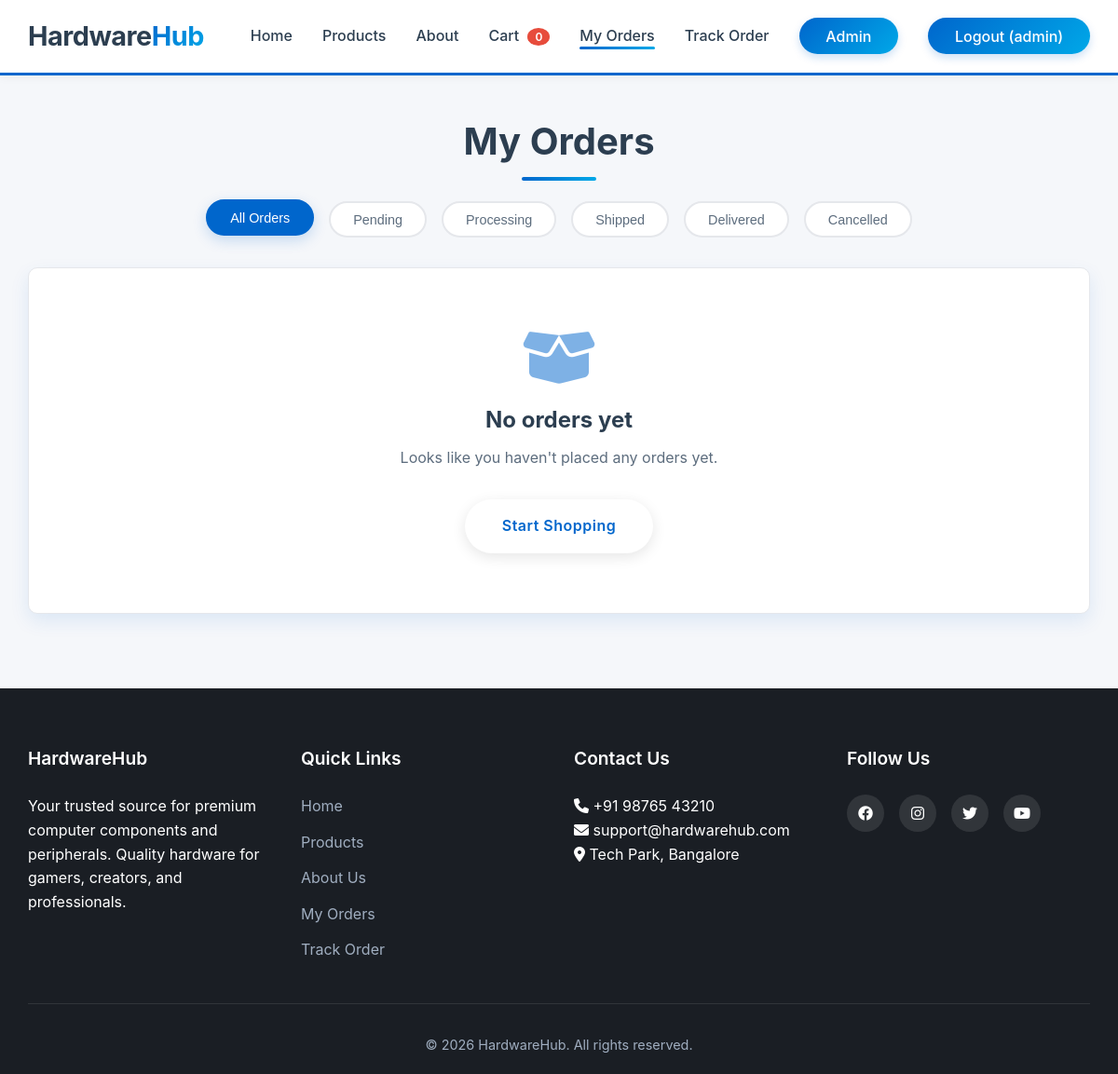
/orders (signed in), run on an earlier commit of the app's database.
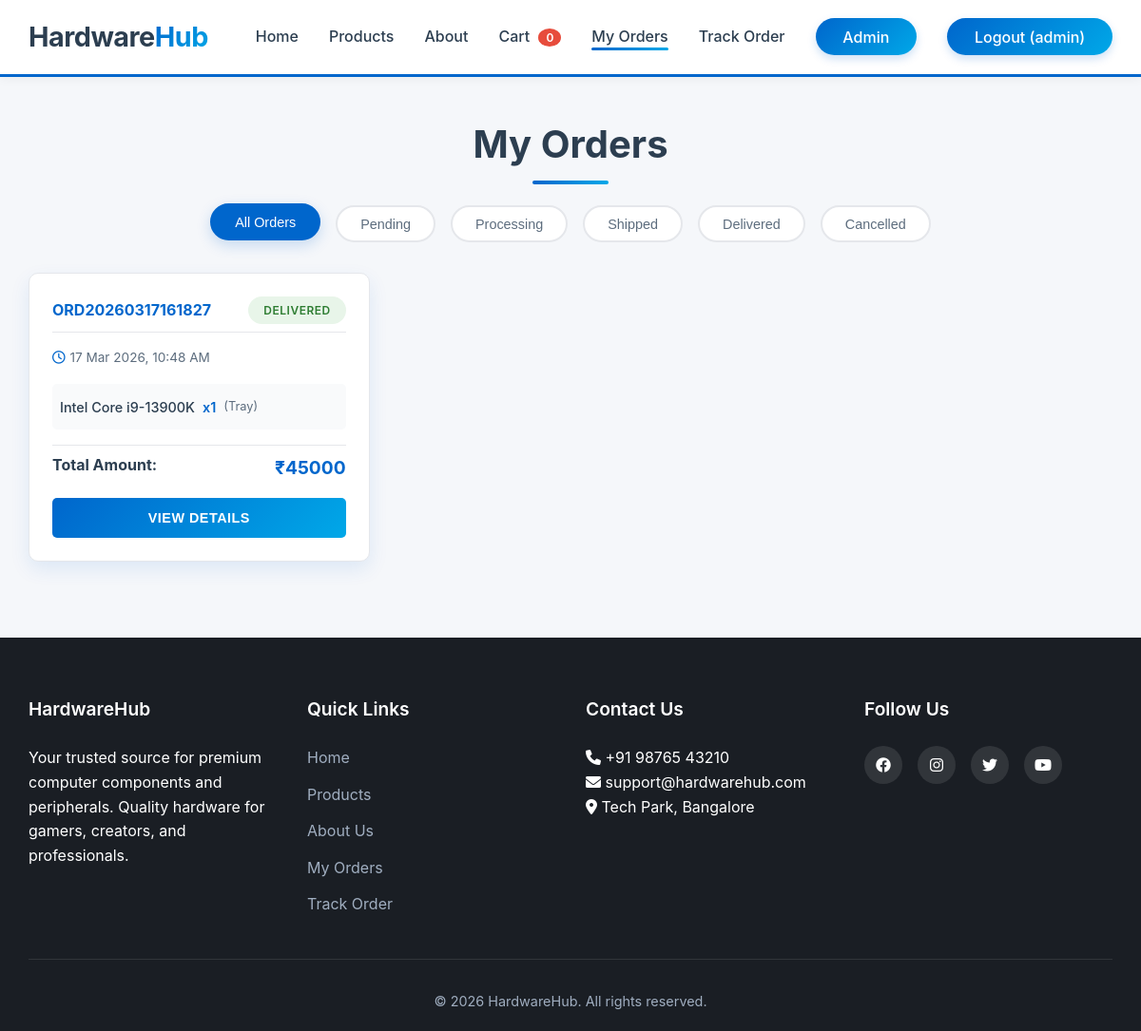
And on a later commit of the database.
### app.py (models this page shows)
class Order(db.Model):
    id = db.Column(db.Integer, primary_key=True)
    order_number = db.Column(db.String(20), unique=True, nullable=False)
    user_id = db.Column(db.Integer, db.ForeignKey('user.id'), nullable=False)
    full_name = db.Column(db.String(100), nullable=False)
    phone = db.Column(db.String(15), nullable=False)
    address = db.Column(db.Text, nullable=False)
    payment_method = db.Column(db.String(50), nullable=False)
    subtotal = db.Column(db.Integer, nullable=False)
    delivery_fee = db.Column(db.Integer, default=0)  # Free shipping over ₹5000
    total = db.Column(db.Integer, nullable=False)
    status = db.Column(db.String(20), default='pending')  # pending, processing, shipped, delivered, cancelled
    tracking_number = db.Column(db.String(50))
    created_at = db.Column(db.DateTime, default=datetime.utcnow)
    items = db.relationship('OrderItem', backref='order', cascade='all, delete-orphan')

class OrderItem(db.Model):
    id = db.Column(db.Integer, primary_key=True)
    order_id = db.Column(db.Integer, db.ForeignKey('order.id'), nullable=False)
    product_name = db.Column(db.String(100), nullable=False)
    variant_name = db.Column(db.String(50))
    price = db.Column(db.Integer, nullable=False)
    quantity = db.Column(db.Integer, nullable=False)

### app.py (the view)
@app.route('/orders')
@login_required
def orders():
    user_orders = Order.query.filter_by(user_id=current_user.id).order_by(Order.created_at.desc()).all()
    return render_template('orders.html', orders=user_orders)

### app.py (called while the page is built)
@login_manager.user_loader
def load_user(user_id):
    return User.query.get(int(user_id))

### templates/orders.html (shortened to what this page needs)
{% extends "base.html" %}
{% block content %}
<section class="orders-section">
    <div class="container">
        <h1 class="page-title">My Orders</h1>
        <div class="orders-filter">
            <button class="filter-btn active" data-filter="all">All Orders</button>
            <button class="filter-btn" data-filter="pending">Pending</button>
            <button class="filter-btn" data-filter="processing">Processing</button>
            <button class="filter-btn" data-filter="shipped">Shipped</button>
            <button class="filter-btn" data-filter="delivered">Delivered</button>
            <button class="filter-btn" data-filter="cancelled">Cancelled</button>
        </div>
        <div class="orders-list" id="ordersList">
            {% if orders %}
                {% for order in orders %}
                <div class="order-card" onclick="viewOrderDetails('{{ order.order_number }}')">
                    <div class="order-header">
                        <span class="order-id">{{ order.order_number }}</span>
                        <span class="order-status status-{{ order.status }}">{{ order.status|upper }}</span>
                    </div>
                    <div class="order-date">{{ order.created_at.strftime('%d %b %Y, %I:%M %p') }}</div>
                    <div class="order-items-preview">
                        {% for item in order.items[:3] %}
                        <div class="preview-item">
                            <span class="item-name">{{ item.product_name }}</span>
                            <span class="item-qty">x{{ item.quantity }}</span>
                            {% if item.variant_name %}
                            <span class="item-variant">({{ item.variant_name }})</span>
                            {% endif %}
                        </div>
                        {% endfor %}
                    </div>
                    <div class="order-total">
                        <span>Total Amount:</span>
                        <span>₹{{ order.total }}</span>
                    </div>
                    <button class="view-details-btn">View Details</button>
                </div>
                {% endfor %}
            {% else %}
            <div class="no-orders">
                <i class="fas fa-box-open"></i>
                <h3>No orders yet</h3>
                <p>Looks like you haven't placed any orders yet.</p>
                <a href="{{ url_for('products') }}" class="btn btn-primary">Start Shopping</a>
            </div>
            {% endif %}
        </div>
    </div>
</section>
{% endblock %}

What changed in the data, as far as the page shows it:
added Order: order_number "ORD20260317161827", status "DELIVERED", created_at "17 Mar 2026, 10:48 AM", total "45000"
added OrderItem: product_name "Intel Core i9-13900K", quantity "1", variant_name "Tray"
Also different on the page:
text no longer shown: "No orders yet Looks like you haven't placed any orders yet. Start Shopping"
